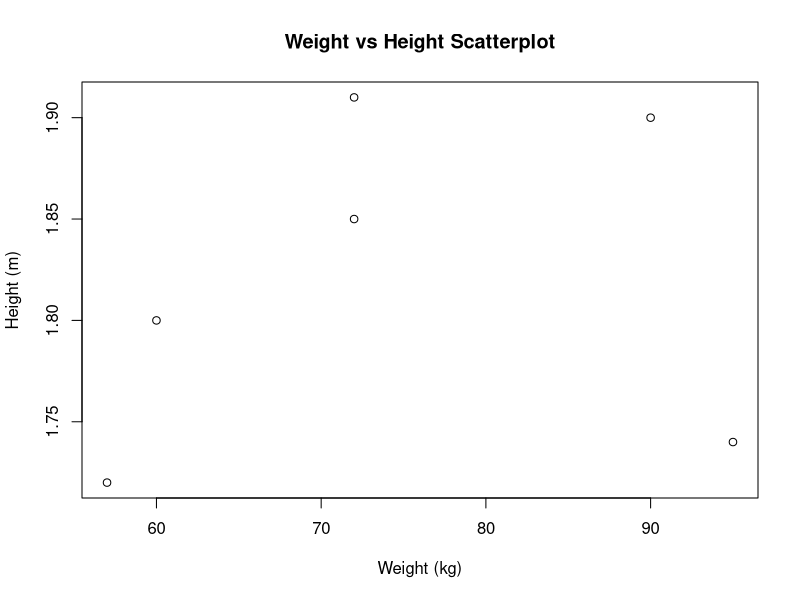
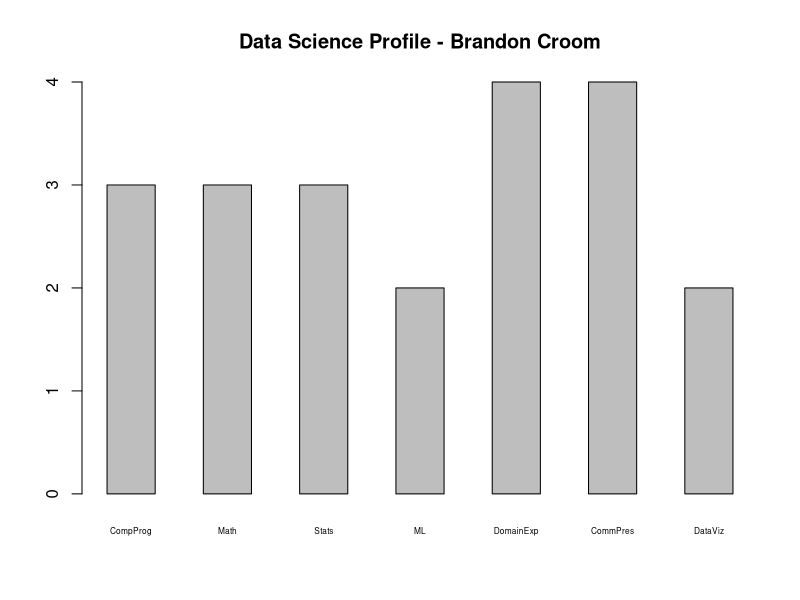

Recreate these plots in R, in order.
## ---- chunk 1
knitr::opts_chunk$set(echo = TRUE)
## ---- chunk 2
log(20)
## ---- chunk 3
log(20,base=2)
## ---- chunk 4
log(-20)
## ---- chunk 5
sqrt(20)
## ---- chunk 6
#Define the random_normal vector with 15 values with default mean and sd
random_normal = rnorm(15)

#show output of random_normal vector
random_normal

#Calculate the mean of random_normal vector
mean(random_normal)

#Calculate the standard deviation of random_normal vector
sd(random_normal)
## ---- chunk 7
#Define the random_normal vector with 15 values with mean = 10 and sd = 2
random_normal = rnorm(15, mean=10, sd=2)

#show output of random_normal vector
random_normal

#Calculate the mean of random_normal vector
mean(random_normal)

#Calculate the standard deviation of random_normal vector
sd(random_normal)
## ---- chunk 8
#Create vectors called weight and height respectively to house the data in a and b above
weight = c(60, 72, 57, 90, 95, 72)

height = c(1.80, 1.85, 1.72, 1.90, 1.74, 1.91)

#Output weight and height vectors to verify output
weight
height
## ---- chunk 9
plot(weight,height, main="Weight vs Height Scatterplot", xlab="Weight (kg)", ylab="Height (m)")
## ---- chunk 10
#define vector BMI to hold BMI values
BMI = weight / (height ^ 2)

#Output BMI calculation
BMI
## ---- chunk 11
#create a variable to hold the mean of the weight
weight_mean = mean(weight)

#Display the mean of the weight vector
weight_mean
## ---- chunk 12
#define a variable to hold calculation
weight_sub_mean = weight - weight_mean

#display the weight_sub_mean variable
weight_sub_mean
## ---- chunk 13
sum(weight_sub_mean)
## ---- chunk 14
#Build out data frame called Brandon and store personal ranking for the data science profile
#Abbreviations for data science skills:
# Computer Programming = CompProg
# Math = Math
# Statistics = Stats
# Machine Learning = ML
# Domain Expetise = DomainExp
# Communications and Presentation Skills = CommPres
# Data Visualization = DataViz

Brandon = data.frame(
  ds_category = c("CompProg", "Math", "Stats", "ML", "DomainExp", "CommPres", "DataViz"),
  ds_rank = c(3,3,3,2,4,4,2)
)

#Display the results of Brandon in a bar graph
 barplot(Brandon$ds_rank,main="Data Science Profile - Brandon Croom",names.arg=Brandon$ds_category, cex.names=0.5, space = 1)
